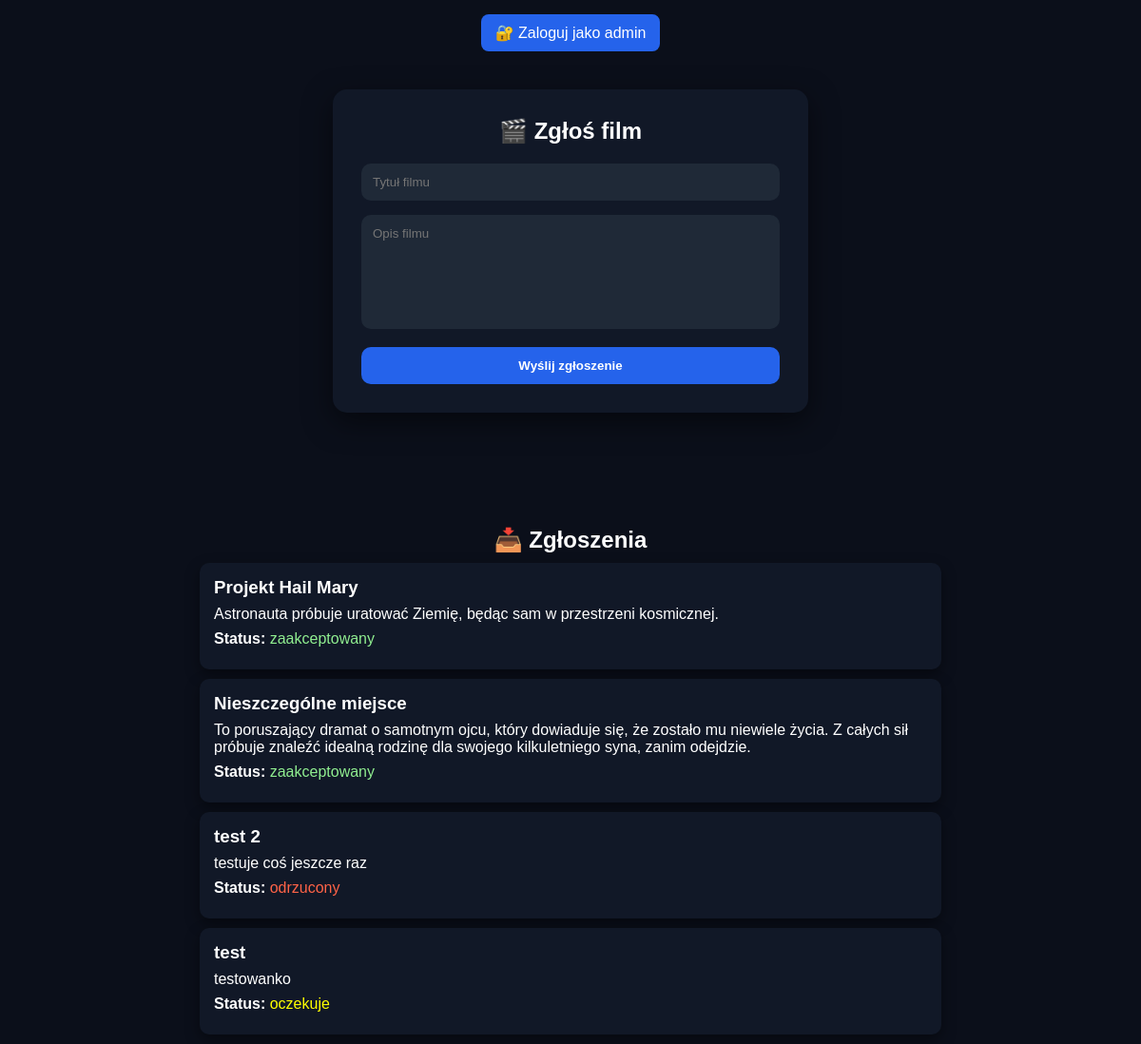
Page /filmy/zglos.php on the committed database.
### tables this page shows
CREATE TABLE `zgloszenia` (
  `id` int(11) NOT NULL,
  `tytul` varchar(255) DEFAULT NULL,
  `opis` text DEFAULT NULL,
  `status` varchar(50) DEFAULT 'oczekuje'
);

### filmy/zglos.php (the view, shortened to what this page needs)
<?php
include "db.php";
$isAdmin = isset($_SESSION['role']) && $_SESSION['role'] === 'admin';
$result = $conn->query("SELECT * FROM zgloszenia ORDER BY id DESC");
?>
<!DOCTYPE html>
<html lang="pl">
<head>
    <link rel="stylesheet" href="form.css">
</head>
<body class="zglos">
<div style="text-align:center; margin-top:15px;">
    <?php if($isAdmin): ?>
        <a href="?logout=1" style="
            display:inline-block;
            padding:10px 15px;
            background:#ef4444;
            color:white;
            border-radius:8px;
            text-decoration:none;
        ">
            🚪 Wyloguj
        </a>
    <?php else: ?>
        <a href="login.php" style="
            display:inline-block;
            padding:10px 15px;
            background:#2563eb;
            color:white;
            border-radius:8px;
            text-decoration:none;
        ">
            🔐 Zaloguj jako admin
        </a>
    <?php endif; ?>
</div>
<div class="zglos-container">
    <h2>🎬 Zgłoś film</h2>
    <form method="POST">
        <input type="text" name="tytul" placeholder="Tytuł filmu" required>
        <textarea name="opis" placeholder="Opis filmu" required></textarea>
        <button type="submit">Wyślij zgłoszenie</button>
    </form>
</div>
<h2 style="text-align:center; margin-top:40px;">📥 Zgłoszenia</h2>
<main style="max-width:800px; margin:auto;">
<?php while($z = $result->fetch_assoc()): ?>
    <div style="background:#111827; padding:15px; margin:10px; border-radius:10px;">
        <h3 style="color:white;">
            <?= htmlspecialchars($z['tytul']) ?>
        </h3>
        <p style="color:white;">
            <?= htmlspecialchars($z['opis']) ?>
        </p>
        <p>
            <b style="color:white;">Status:</b>
            <span style="color:
                <?= $z['status'] == 'zaakceptowany' ? 'lightgreen' :
                    ($z['status'] == 'odrzucony' ? 'tomato' : 'yellow') ?>">
                <?= $z['status'] ?>
            </span>
        </p>
    </div>
<?php endwhile; ?>
</main>
</body>
</html>

### filmy/form.css (style rules this page uses)
body.zglos { font-family: Arial, sans-serif; background: #0b0f1a; color: #fff; margin: 0; }
.zglos-container { max-width: 500px; margin: 80px auto; background: #111827; padding: 30px; border-radius: 15px; box-shadow: 0 10px 30px rgba(0,0,0,0.5); text-align: center; }
* { margin: 0; padding: 0; box-sizing: border-box; font-family: Arial, sans-serif; }
body.zglos { background: #0b0f1a; color: #fff; min-height: 100vh; display: flex; flex-direction: column; align-items: center; }
body.zglos a { text-decoration: none; }
.zglos-container { width: 100%; max-width: 500px; margin-top: 40px; background: #111827; padding: 30px; border-radius: 15px; box-shadow: 0 10px 30px rgba(0,0,0,0.5); text-align: center; }
.zglos-container h2 { margin-bottom: 20px; color: #ffffff; }
input, textarea { width: 100%; padding: 12px; margin-bottom: 15px; border: none; border-radius: 10px; background: #1f2937; color: white; outline: none; box-sizing: border-box; }
textarea { height: 120px; resize: none; }
button { width: 100%; padding: 12px; background: #2563eb; border: none; border-radius: 10px; color: white; cursor: pointer; transition: 0.3s; font-weight: bold; }
main { width: 100%; max-width: 800px; margin-top: 30px; }
main > div { background: #111827; padding: 15px; margin: 10px; border-radius: 10px; box-shadow: 0 6px 15px rgba(0,0,0,0.4); }
h3, p { margin-bottom: 8px; }
.zglos-container h2 { margin-bottom: 20px; }
input, textarea { width: 100%; padding: 12px; margin-bottom: 15px; border: none; border-radius: 10px; background: #1f2937; color: white; outline: none; }
button { width: 100%; padding: 12px; background: #2563eb; border: none; border-radius: 10px; color: white; cursor: pointer; transition: 0.3s; }

### rows in the picture
zgloszenia: tytul "Projekt Hail Mary", opis "Astronauta próbuje uratować Ziemię, będąc sam w przestrzeni kosmicznej.", status "zaakceptowany"
zgloszenia: tytul "Nieszczególne miejsce", opis "To poruszający dramat o samotnym ojcu, który dowiaduje się, że zostało mu niewiele życia. Z całych sił próbuje znaleźć idealną rodzinę dla swojego kilkuletniego syna, zanim odejdzie.", status "zaakceptowany"
zgloszenia: tytul "test 2", opis "testuje coś jeszcze raz", status "odrzucony"
zgloszenia: tytul "test", opis "testowanko", status "oczekuje"
